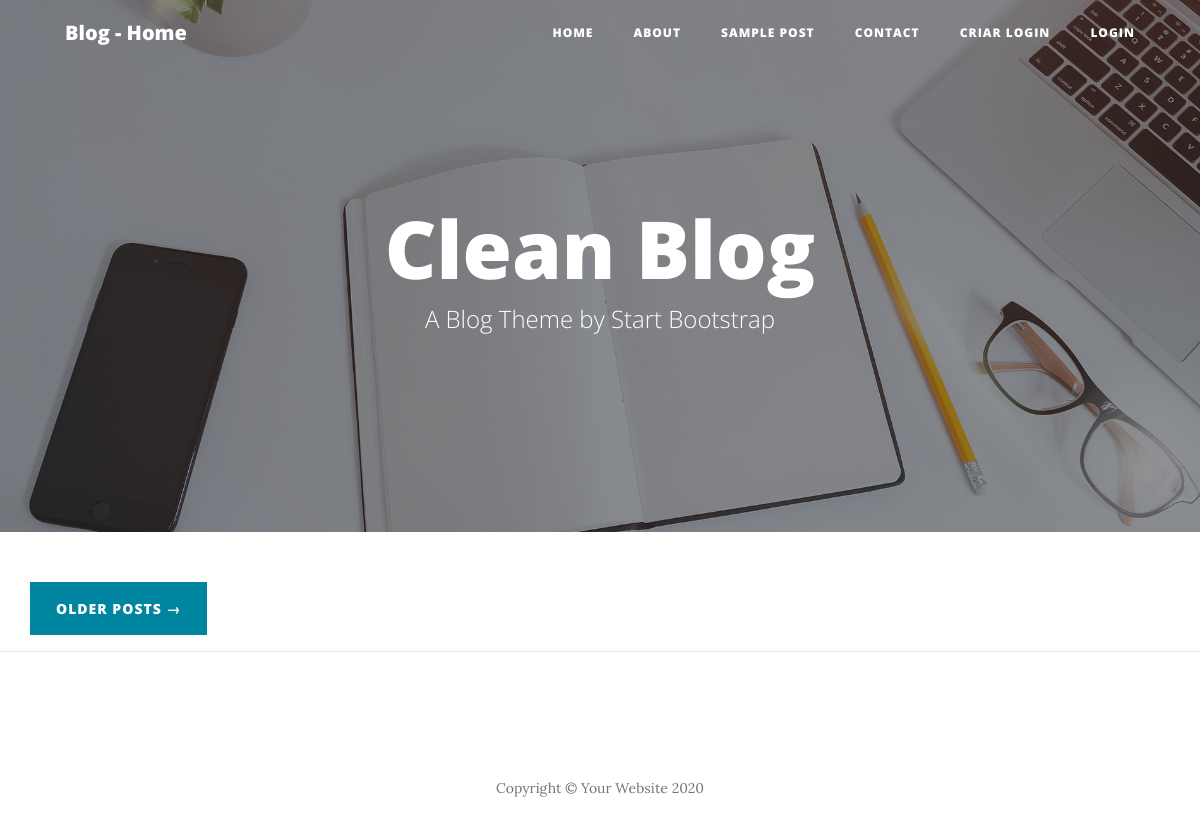
Before: / with the older database file.
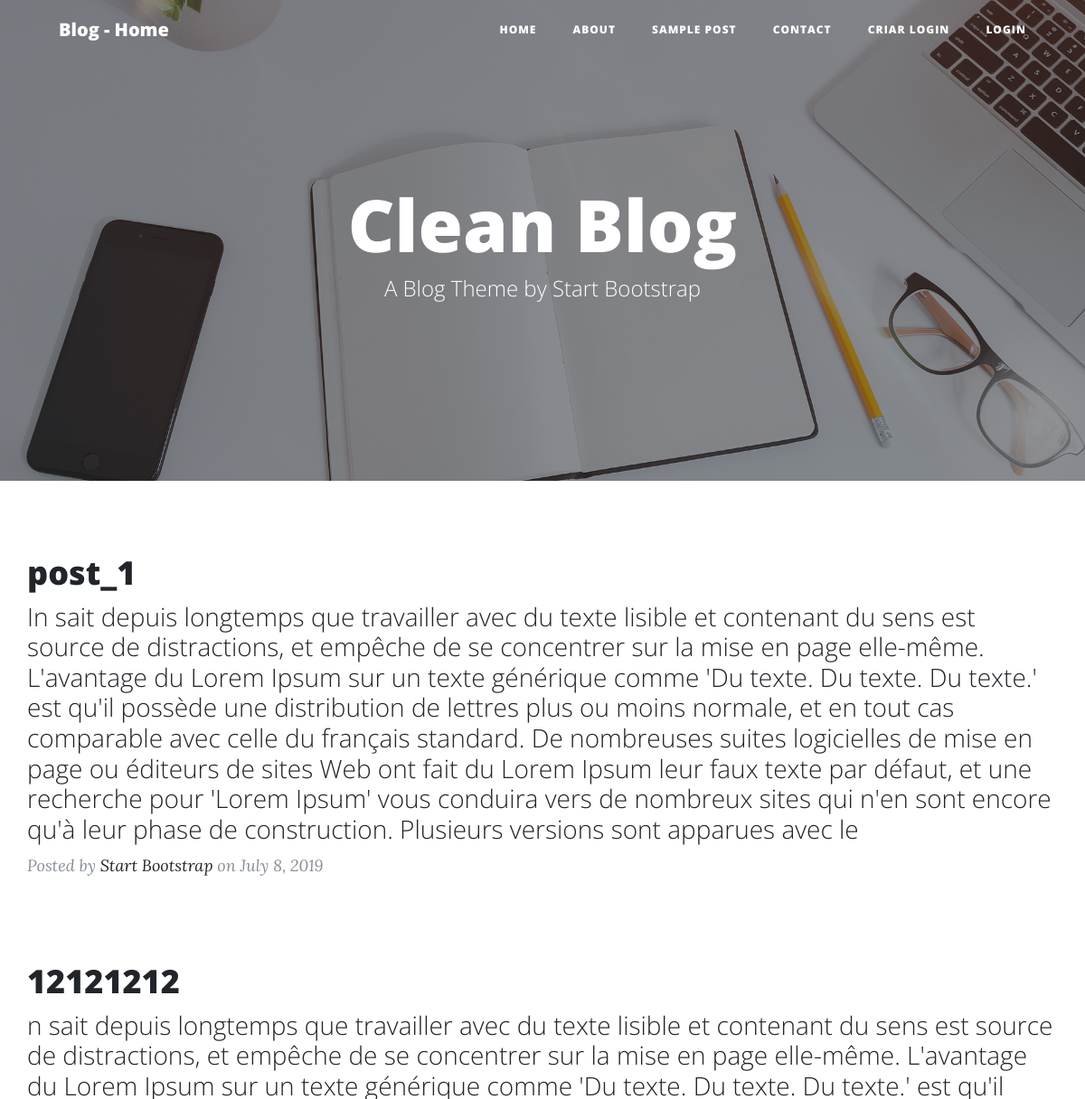
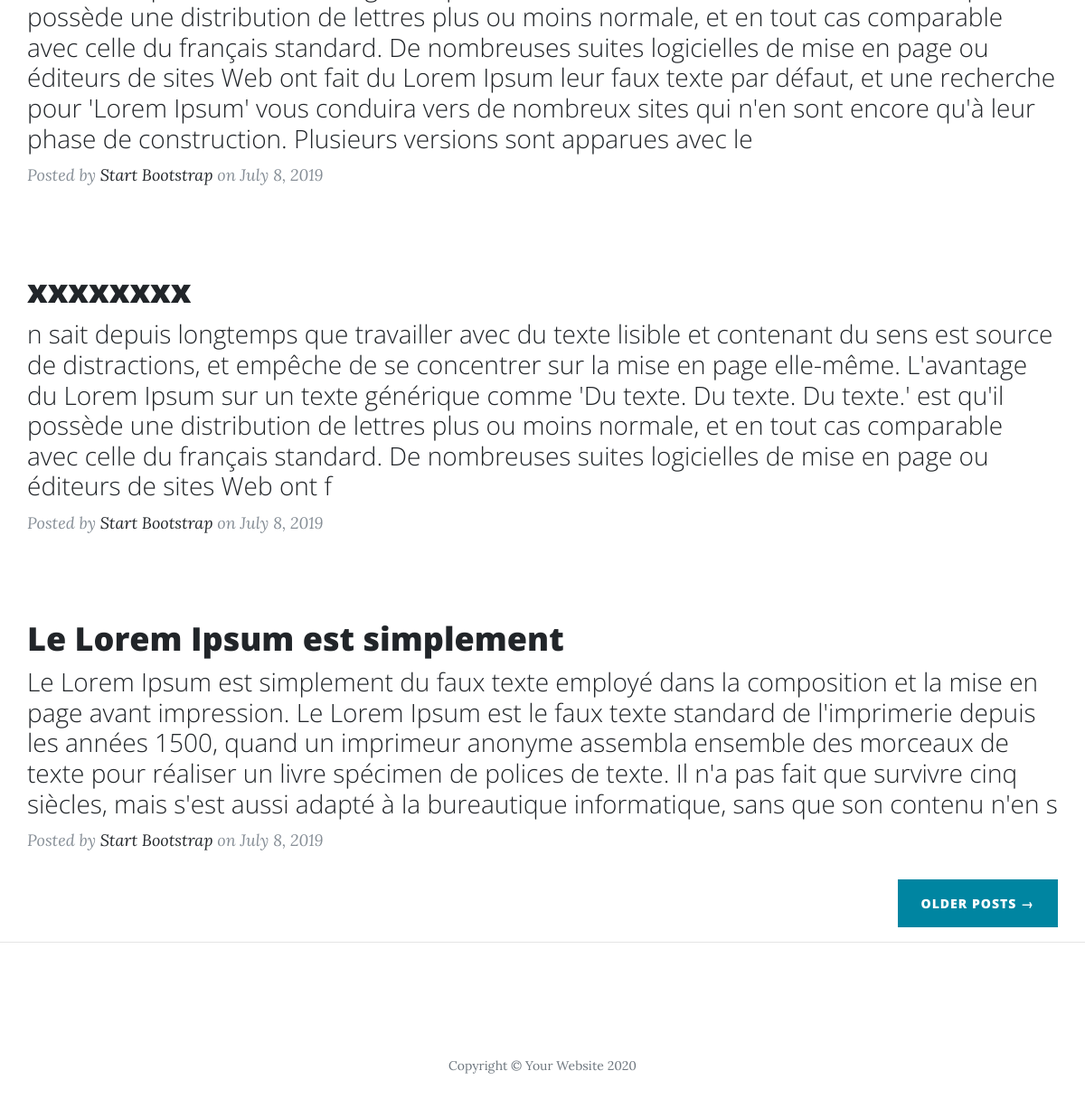
After: the same page with the newer database file (2 pictures, top to bottom).
### blog/models.py (models this page shows, shortened)
class Post(models.Model):
    STATUS = (
        ('rascunho', 'Rascunho'),
        ('publicado','Publicado'),
    )
    title = models.CharField(max_length=250)
    slug  = models.CharField(max_length=250)
    author = models.ForeignKey(User,
                                on_delete=models.CASCADE)
    content = models.TextField()
    published = models.DateTimeField(default=timezone.now)
    created = models.DateTimeField(auto_now_add=True)
    changed = models.DateTimeField(auto_now=True)
    status = models.CharField(max_length=10,
                                choices=STATUS,
                                default='rascunho')
    objects   = models.Manager()
    published_ = PublishedManager()
    def get_absolute_url(self):
        return reverse('post_detail', args=[self.slug])
    class Meta:
        ordering = ('published',)

### blog/views.py (the view)
# urls.py: path('', views.BlogListView.as_view() , name="home"),
class BlogListView(ListView):
    model = Post
    template_name = 'blog/home.html'

### blog/templates/blog/home.html (shortened to what this page needs)
{% extends 'base.html' %}
{% block content %}
    {% for post in object_list %}
    <div class="post-preview">
        <a href="{{post.get_absolute_url}}">
          <h2 class="post-title">
            {{post.title }}
          </h2>
          <h3 class="post-subtitle">
            {{post.content }}
          </h3>
        </a>
        <p class="post-meta">Posted by
          <a href="#">Start Bootstrap</a>
          on July 8, 2019</p>
      </div>
    {% endfor%}
    <div class="clearfix">
        <a class="btn btn-primary float-right" href="#">Older Posts &rarr;</a>
      </div>
{% endblock content %}

Changed rows visible on the page:
added Post: title "post_1", content "In sait depuis longtemps que travailler avec du texte lisible et contenant du sens est source de distractions, et empêche de se concentrer sur la mise en page elle-même. L'avantage du Lorem Ipsum sur un texte générique comme 'Du texte. Du texte. Du texte.' est qu'il possède une distribution de lettres plus ou moins normale, et en tout cas comparable avec celle du français standard. De nombreuses suites logicielles de mise en page ou éditeurs de sites Web ont fait du Lorem Ipsum leur faux texte par défaut, et une recherche pour 'Lorem Ipsum' vous conduira vers de nombreux sites qui n'en sont encore qu'à leur phase de construction. Plusieurs versions sont apparues avec le"
added Post: title "12121212", content "n sait depuis longtemps que travailler avec du texte lisible et contenant du sens est source de distractions, et empêche de se concentrer sur la mise en page elle-même. L'avantage du Lorem Ipsum sur un texte générique comme 'Du texte. Du texte. Du texte.' est qu'il possède une distribution de lettres plus ou moins normale, et en tout cas comparable avec celle du français standard. De nombreuses suites logicielles de mise en page ou éditeurs de sites Web ont fait du Lorem Ipsum leur faux texte par défaut, et une recherche pour 'Lorem Ipsum' vous conduira vers de nombreux sites qui n'en sont encore qu'à leur phase de construction. Plusieurs versions sont apparues avec le"
added Post: title "xxxxxxxx", content "n sait depuis longtemps que travailler avec du texte lisible et contenant du sens est source de distractions, et empêche de se concentrer sur la mise en page elle-même. L'avantage du Lorem Ipsum sur un texte générique comme 'Du texte. Du texte. Du texte.' est qu'il possède une distribution de lettres plus ou moins normale, et en tout cas comparable avec celle du français standard. De nombreuses suites logicielles de mise en page ou éditeurs de sites Web ont f"
added Post: title "Le Lorem Ipsum est simplement", content "Le Lorem Ipsum est simplement du faux texte employé dans la composition et la mise en page avant impression. Le Lorem Ipsum est le faux texte standard de l'imprimerie depuis les années 1500, quand un imprimeur anonyme assembla ensemble des morceaux de texte pour réaliser un livre spécimen de polices de texte. Il n'a pas fait que survivre cinq siècles, mais s'est aussi adapté à la bureautique informatique, sans que son contenu n'en s"
